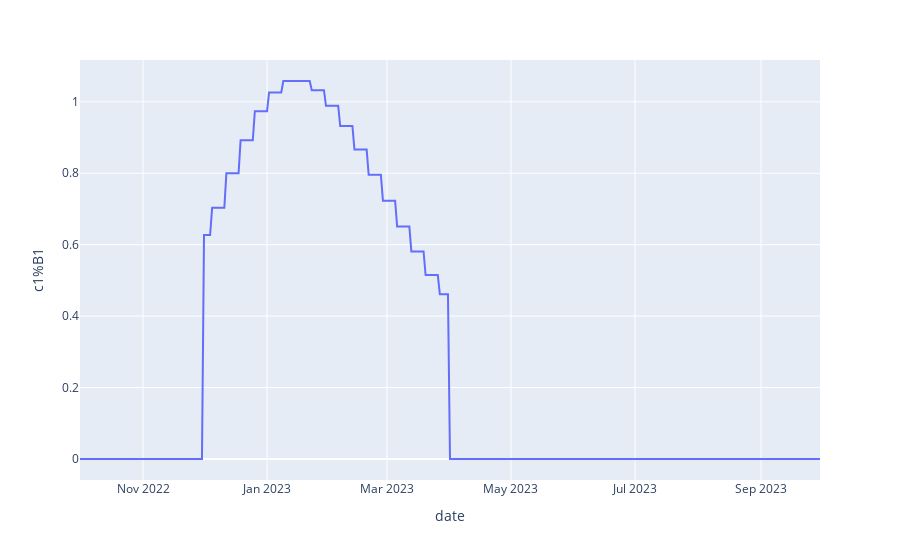

The cell this chart's notebook holds for it:
### Code cell
fig = px.line(df, x="date", y="c1%B1", )
fig.show()

### Figure 1 — Plotly figure (JSON) as saved in the notebook; plotly's stock layout.template omitted (floating-point values rounded to 4 significant figures; data arrays with more than 128 entries replaced by an {"elided": "..."} marker saying what was removed)
{"data": [{"hovertemplate": "date=%{x}<br>c1%B1=%{y}<extra></extra>", "legendgroup": "", "line": {"color": "#636efa", "dash": "solid"}, "marker": {"symbol": "circle"}, "mode": "lines", "name": "", "orientation": "v", "showlegend": false, "type": "scatter", "x": {"elided": "365 str values"}, "xaxis": "x", "y": {"elided": "365 float values"}, "yaxis": "y"}], "layout": {"legend": {"tracegroupgap": 0}, "margin": {"t": 60}, "xaxis": {"anchor": "y", "domain": [0, 1], "title": {"text": "date"}}, "yaxis": {"anchor": "x", "domain": [0, 1], "title": {"text": "c1%B1"}}}}
